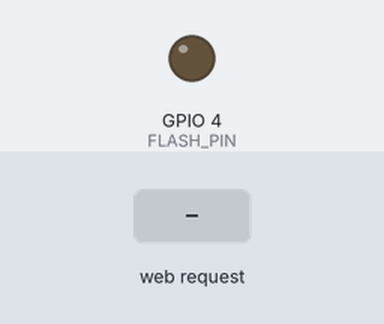
This sketch was run on a simulated ESP32. Shown: output pins drawn as LEDs (lit = HIGH). The inputs (shaded band) are chosen by the test bench. WiFi joins after 1.5 s; servers stay silent unless stated; the camera gives no picture; what the sketch prints to the serial monitor is not drawn.

Above: at 3.0 s.
3.1 s: HTTP request GET /capture received
At 3.23 s:
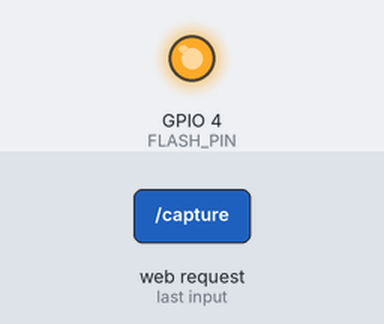
Timing chart, 0 to 6.1 s (numbered marks = the images above; inputs shaded):
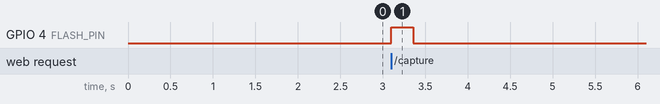

Measured:
- after the input at 3.1 s, GPIO 4 (FLASH_PIN): LOW → HIGH at once, → LOW 0.26 s later

The sketch:

ESPCam.ino
```cpp
#include "esp_camera.h"
#include <WiFi.h>
#include <WebServer.h>

const char* ssid = "YOUR_WIFI_NAME";
const char* password = "YOUR_WIFI_PASSWORD";


WebServer server(80);

// AI Thinker ESP32-CAM pins
#define PWDN_GPIO_NUM     32
#define RESET_GPIO_NUM    -1
#define XCLK_GPIO_NUM      0
#define SIOD_GPIO_NUM     26
#define SIOC_GPIO_NUM     27

#define Y9_GPIO_NUM       35
#define Y8_GPIO_NUM       34
#define Y7_GPIO_NUM       39
#define Y6_GPIO_NUM       36
#define Y5_GPIO_NUM       21
#define Y4_GPIO_NUM       19
#define Y3_GPIO_NUM       18
#define Y2_GPIO_NUM        5

#define VSYNC_GPIO_NUM    25
#define HREF_GPIO_NUM     23
#define PCLK_GPIO_NUM     22

#define FLASH_PIN 4

void handleCapture()
{
  Serial.println("Capture request received");

  // Turn flash ON
  digitalWrite(FLASH_PIN, HIGH);
  Serial.println("Flash ON");

  delay(200);  // allow LED to brighten


  camera_fb_t * fb = esp_camera_fb_get();


  // Turn flash OFF immediately after capture
  digitalWrite(FLASH_PIN, LOW);
  Serial.println("Flash OFF");


  if (!fb)
  {
    Serial.println("Camera capture failed");
    server.send(500, "text/plain", "Camera failed");
    return;
  }


  server.sendHeader("Access-Control-Allow-Origin", "*");

  server.send_P(
    200,
    "image/jpeg",
    (const char *)fb->buf,
    fb->len
  );


  Serial.print("Image size: ");
  Serial.println(fb->len);


  esp_camera_fb_return(fb);
}


void setup()
{
  Serial.begin(115200);

  Serial.println("ESP32-CAM Starting");


  camera_config_t config;
  pinMode(FLASH_PIN, OUTPUT);
  digitalWrite(FLASH_PIN, LOW);

  config.ledc_channel = LEDC_CHANNEL_0;
  config.ledc_timer = LEDC_TIMER_0;

  config.pin_d0 = Y2_GPIO_NUM;
  config.pin_d1 = Y3_GPIO_NUM;
  config.pin_d2 = Y4_GPIO_NUM;
  config.pin_d3 = Y5_GPIO_NUM;

  config.pin_d4 = Y6_GPIO_NUM;
  config.pin_d5 = Y7_GPIO_NUM;
  config.pin_d6 = Y8_GPIO_NUM;
  config.pin_d7 = Y9_GPIO_NUM;

  config.pin_xclk = XCLK_GPIO_NUM;
  config.pin_pclk = PCLK_GPIO_NUM;
  config.pin_vsync = VSYNC_GPIO_NUM;
  config.pin_href = HREF_GPIO_NUM;

  config.pin_sscb_sda = SIOD_GPIO_NUM;
  config.pin_sscb_scl = SIOC_GPIO_NUM;

  config.pin_pwdn = PWDN_GPIO_NUM;
  config.pin_reset = RESET_GPIO_NUM;

  config.xclk_freq_hz = 20000000;
  config.pixel_format = PIXFORMAT_JPEG;


  if(psramFound())
  {
    config.frame_size = FRAMESIZE_VGA;
    config.jpeg_quality = 10;
    config.fb_count = 2;
  }
  else
  {
    config.frame_size = FRAMESIZE_QVGA;
    config.jpeg_quality = 12;
    config.fb_count = 1;
  }


  if(esp_camera_init(&config) != ESP_OK)
  {
    Serial.println("Camera init failed");
    return;
  }


  WiFi.begin(ssid,password);

  Serial.print("Connecting WiFi");

  while(WiFi.status()!=WL_CONNECTED)
  {
    delay(500);
    Serial.print(".");
  }


  Serial.println();
  Serial.println("WiFi Connected");

  Serial.print("ESP32-CAM IP Address: ");
  Serial.println(WiFi.localIP());


  server.on("/capture", HTTP_GET, handleCapture);

  server.begin();

  Serial.println("Camera Server Ready");
}


void loop()
{
  server.handleClient();
}
```
